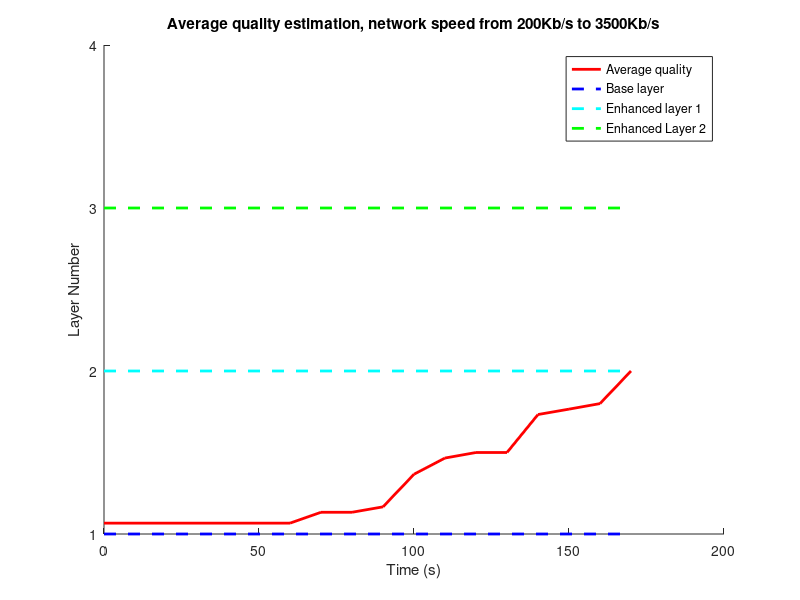

Recreate this plot in MATLAB.
clear all;
close all;

%%
%plot(X,Y);
%estimated values of BW
y=[
1.0666    
1.0666
1.0666
1.0666
1.0666
1.0666
1.0666
1.1333 
1.1333
1.1666 
1.3666
1.466
1.5
1.5
1.733
1.766
1.8
2      
];

hold on
%threshold_values=[0 198 1470 3101];
time_slot=[
0
10
20
30
40
50
60
70
80
90
100
110
120
130
140
150
160
170];

line(time_slot,y,'Linewidth',2,'Color',[1 0 0]);
%line(x_4,y_4,'Color','k','Linewidth',2);
ylim([1 4])
line([0 170],[1 1],'LineStyle','--','Linewidth',2,'Color','b');
line([0 170],[2 2],'LineStyle','--','Linewidth',2,'Color','c');
line([0 170],[3 3],'LineStyle','--','Linewidth',2,'Color','g');
title('Average quality estimation, network speed from 200Kb/s to 3500Kb/s');
xlabel('Time (s)');
ylabel('Layer Number');
set(gca,'ytick', [1 2 3 4]);
legend('Average quality','Base layer','Enhanced layer 1','Enhanced Layer 2');

%%